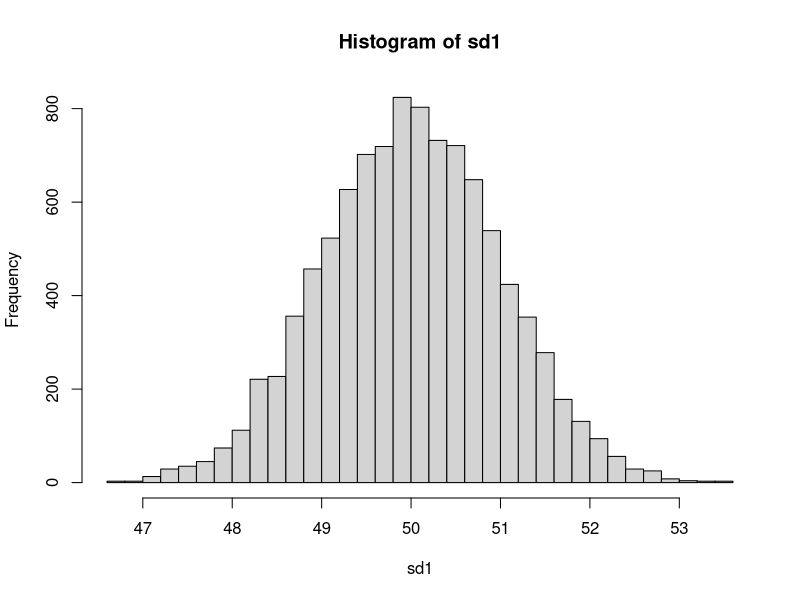
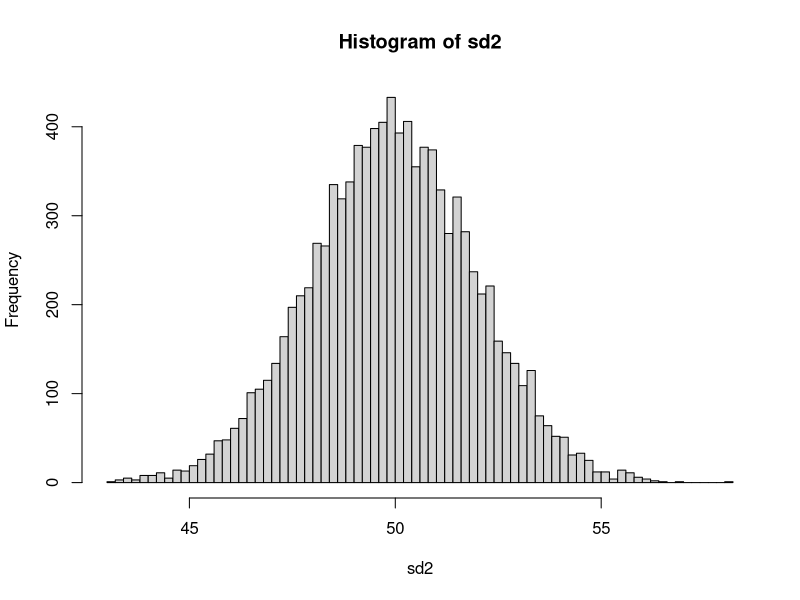
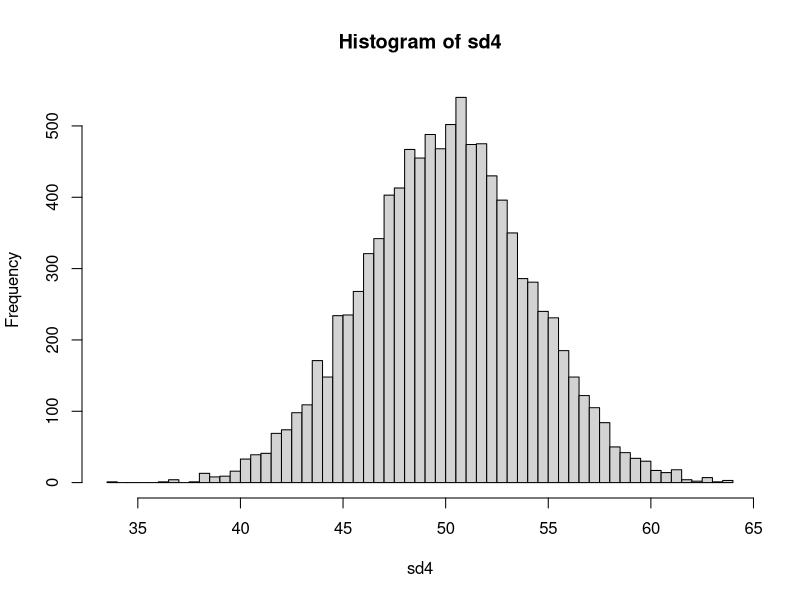
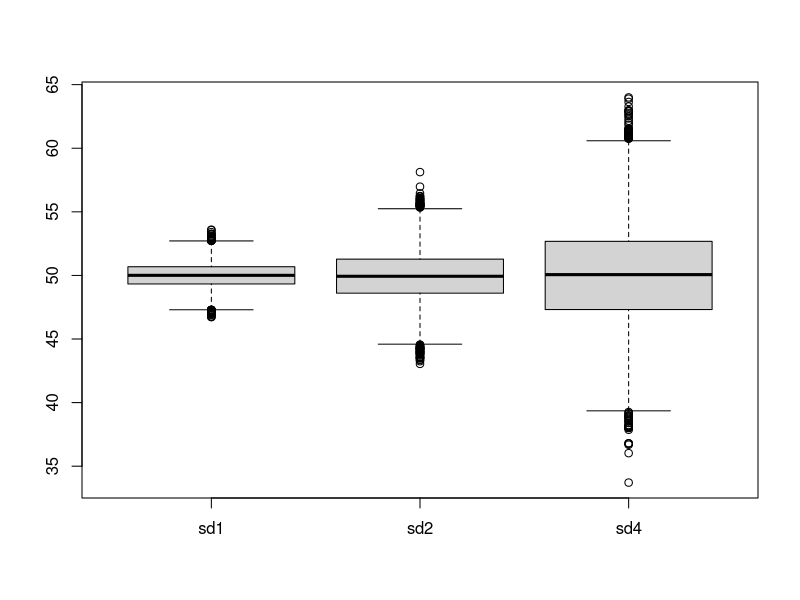

Write R code to recreate these figures, in order.

x = rep(1,10)
var(x)

x[1] = 100

var(x)
sd(x)

sqrt(var(x))

sd1 = rnorm(n=10000,mean=50,sd=1)
sd2 = rnorm(n=10000,mean=50,sd=2)
sd4 = rnorm(n=10000,mean=50,sd=4)


hist(sd1,ceiling(max(sd1) - min(sd1)/10))
hist(sd2,ceiling(max(sd2) - min(sd2)/10))
hist(sd4,ceiling(max(sd4) - min(sd4)/10))

boxplot(x=cbind(sd1,sd2,sd4))

